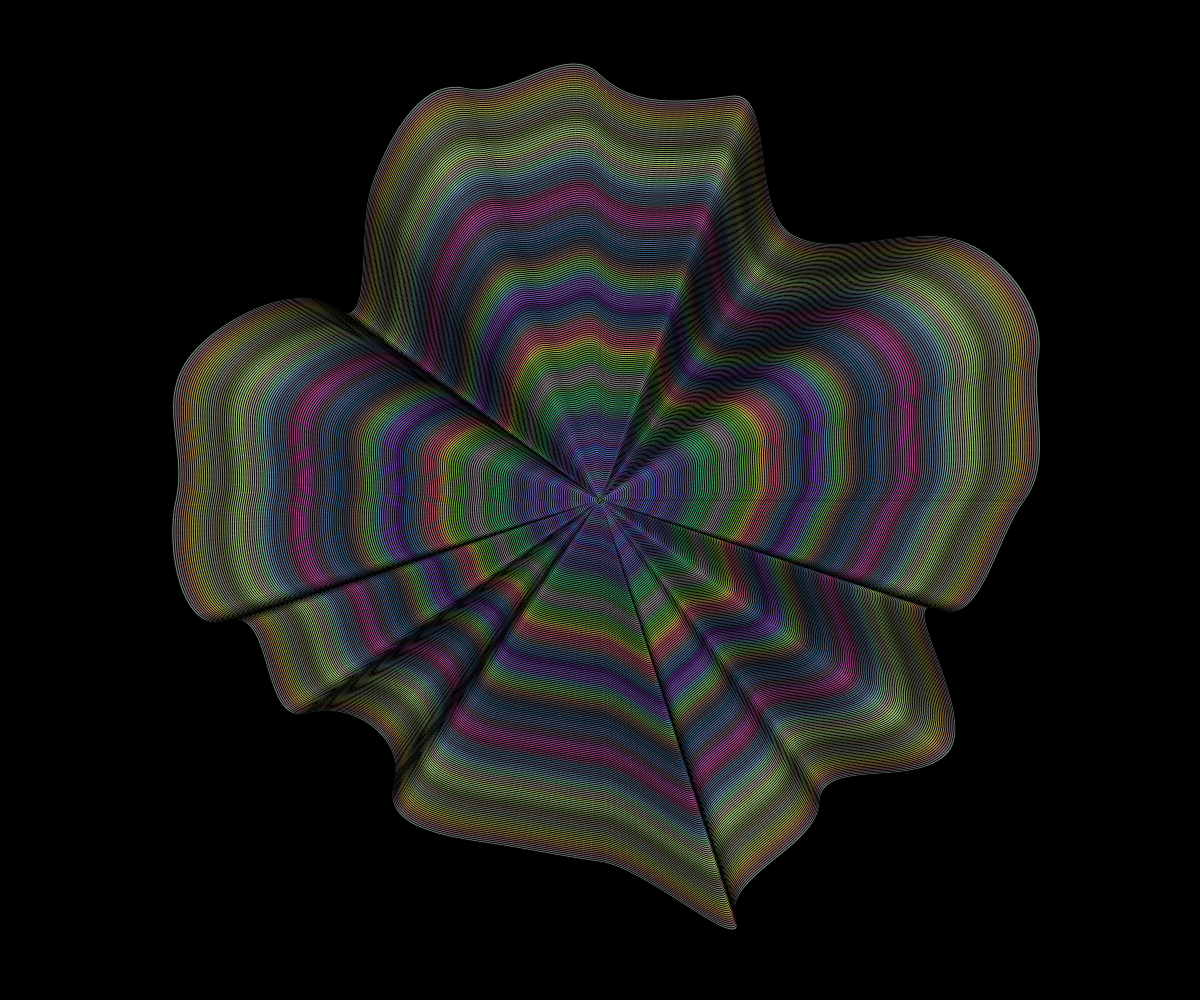
Frame 1 (no input)
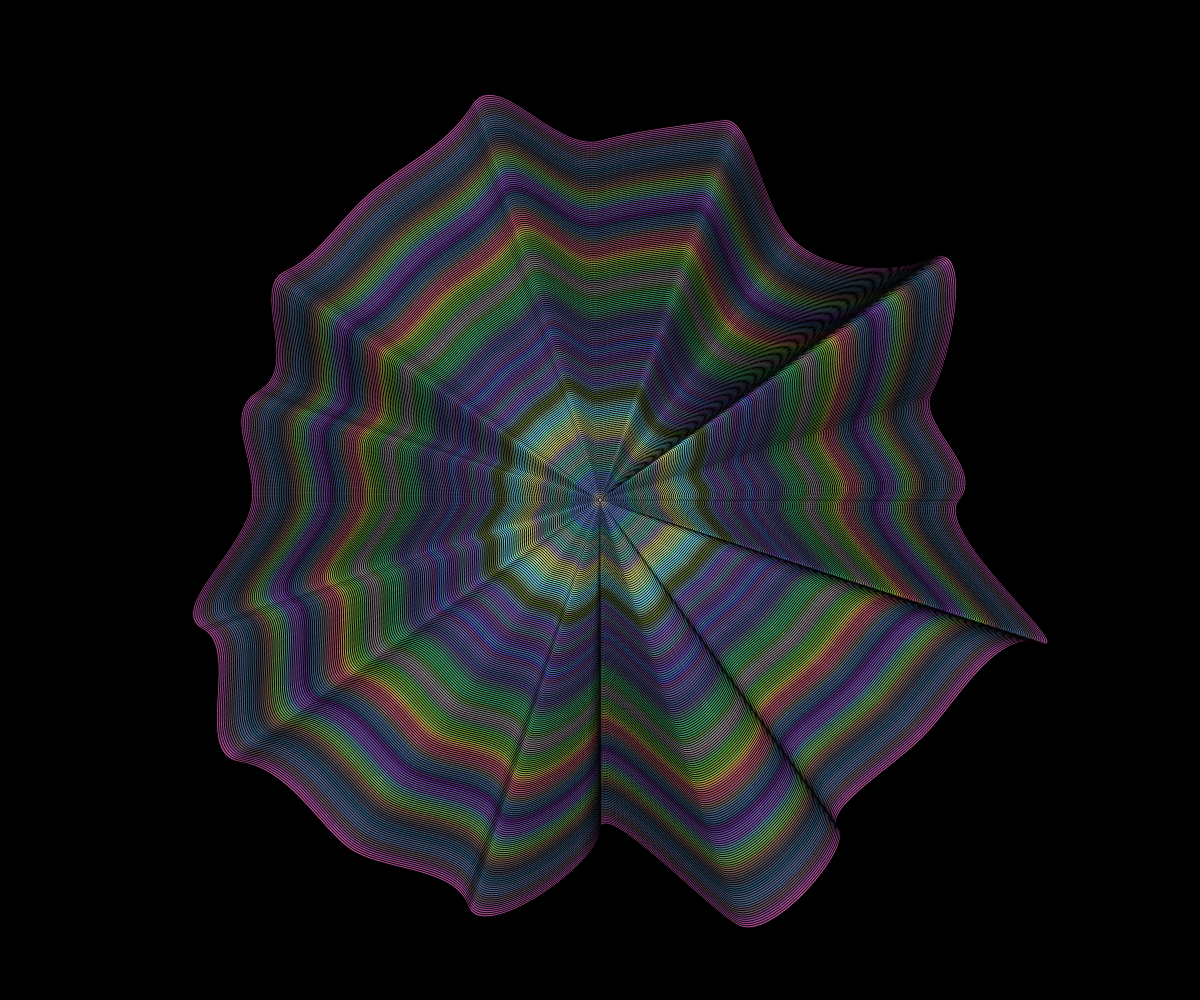
Frame 60 (no input)
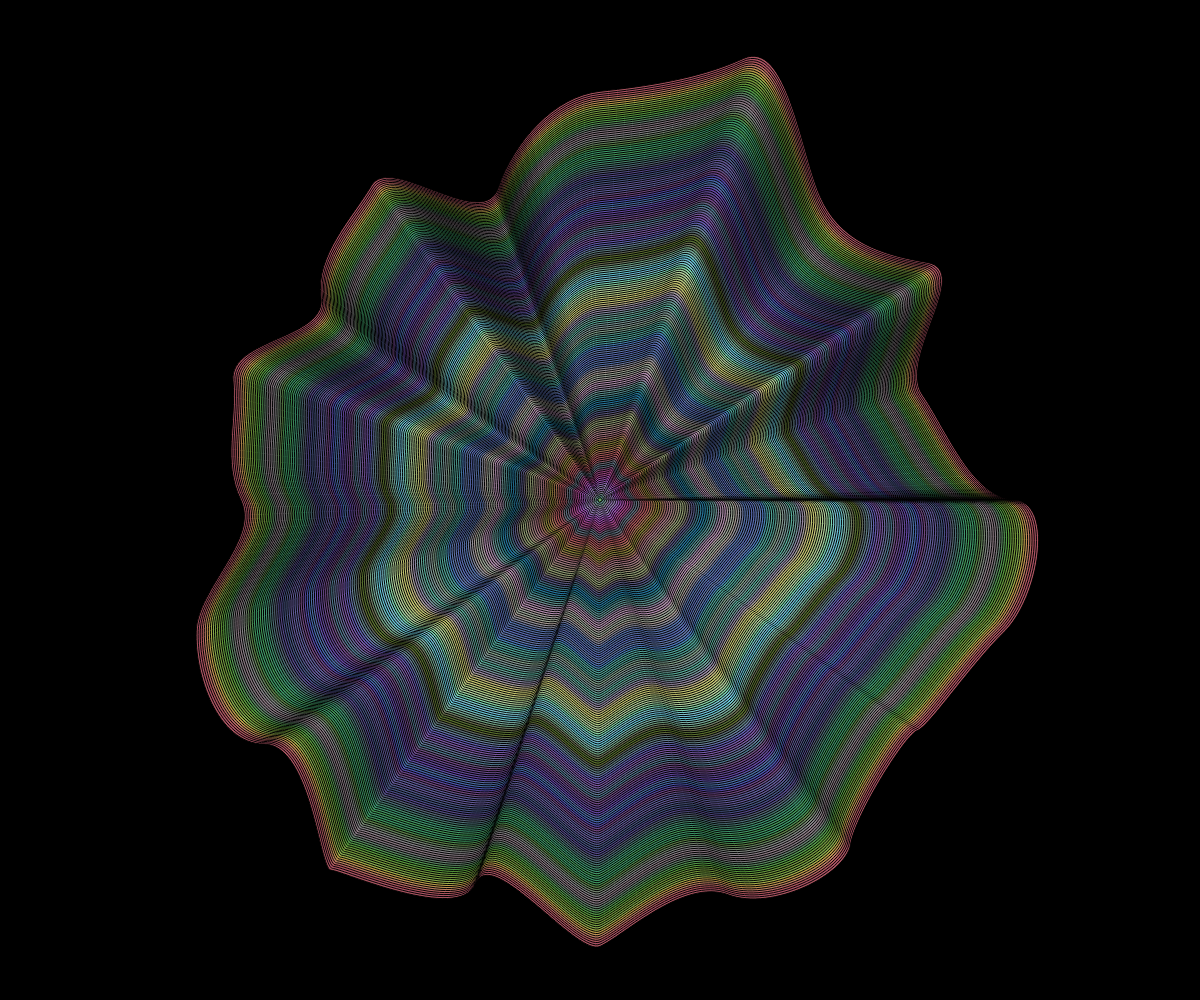
Frame 120 (the mouse pressed at the canvas centre since frame 60)

The p5.js sketch that drew these frames (run headless with seeded random() and noise() and a simulated clock; from frame 60 on, the mouse is pressed at the canvas centre):

// p5.js sketch
// ── sketch.js
var blobPoints = [];
var blobPointsCopy = [];
let numPoints = 20; // try different values for different shaped blobs
let baseRadius = 400;
let radiusRandomness = 0.2; // amount of random variation in the blob radius 
let cpOffsetAngle;

let angleSlider = 2; // wobble = 2.4  | safe range : 1 - 2.6
let distanceSlider = 50; // stretch = 50

var allBlobs = [];
var startedBlob;

var futureBlob;
var allFutureBlobs = [];

var interiorAmount = 0.99;
var nOffsetAmount = 0.005;
var interiorCount = 200;
var changeSpeed = 0.05;

var blobColors = [];


function setup() {
    createCanvas(windowWidth, windowHeight);

    startedBlob = getBlob();
    futureBlob = getBlob();

    allBlobs = buildBlobs(interiorCount);
    allFutureBlobs = buildBlobs(interiorCount, futureBlob);

    console.log(allBlobs);

    for (let i = 0; i < interiorCount; i++) {
        blobColors.push(randomColor());
    }

}

const buildBlobs = (amount, firstBlob=startedBlob) => {
    var startBlob = firstBlob;
    var allNBlobs = [];
    // when startedBlob is changed, it also changes the blobPointsCopy
    let offsetAmount = interiorAmount;
    for (let i = 0; i < amount; i++) {
        let blob = [];
        for (let b = 0; b < startBlob.length; b++) {
            let bp = startBlob[b];
            blob.push({
                x: bp.x * offsetAmount,
                y: bp.y * offsetAmount,
                cp: [
                    {
                        x: bp.cp[0].x * offsetAmount,
                        y: bp.cp[0].y * offsetAmount,
                    },
                    {
                        x: bp.cp[1].x * offsetAmount,
                        y: bp.cp[1].y * offsetAmount,
                    }
                ]
            })
        }
        offsetAmount -= nOffsetAmount;
        allNBlobs.push(blob);
    }
    return allNBlobs;
}

var slowlyMoveAllBlobsToAllFutureBlobs = () => {
    // slowly move all blobs to all future blobs
    var movementSpeed = changeSpeed;
    for (let i = 0; i < allBlobs.length; i++) {
        let currentBlob = allBlobs[i];
        for (let b = 0; b < currentBlob.length; b++) {
            let bp = allBlobs[i][b];
            bp.x += (allFutureBlobs[i][b].x - bp.x) * movementSpeed;
            bp.y += (allFutureBlobs[i][b].y - bp.y) * movementSpeed;
            bp.cp[0].x += (allFutureBlobs[i][b].cp[0].x - bp.cp[0].x) * movementSpeed;
            bp.cp[0].y += (allFutureBlobs[i][b].cp[0].y - bp.cp[0].y) * movementSpeed;
            bp.cp[1].x += (allFutureBlobs[i][b].cp[1].x - bp.cp[1].x) * movementSpeed;
            bp.cp[1].y += (allFutureBlobs[i][b].cp[1].y - bp.cp[1].y) * movementSpeed;
        }
    }
}



const offsetInside = (pointsParam, amount=interiorAmount) => {
    // takes the points and returns a new set of points that are slightly offset inside
    let points = [...pointsParam];
    let newPoints = [];
    points.forEach(p => {
        newPoints.push({
            x: p.x * amount,
            y: p.y * amount,
            cp: [
                {
                    x: p.cp[0].x * amount,
                    y: p.cp[0].y * amount,
                },
                {
                    x: p.cp[1].x * amount,
                    y: p.cp[1].y * amount,
                }
            ]
        })
    })
    return newPoints;
}

const howCloseStarterIsToFuture = () => {
    // returns a number between 0 and 1
    // 0 means they are the same
    // 1 means they are completely different
    // 0.5 means they are half different
    // 0.25 means they are a quarter different
    // etc
    // so the closer to 0 the better
    var total = 0;
    for (let i = 0; i < allBlobs.length; i++) {
        let currentBlob = allBlobs[i];
        for (let b = 0; b < currentBlob.length; b++) {
            let bp = allBlobs[i][b];
            total += Math.abs(bp.x - allFutureBlobs[i][b].x);
            total += Math.abs(bp.y - allFutureBlobs[i][b].y);
            total += Math.abs(bp.cp[0].x - allFutureBlobs[i][b].cp[0].x);
            total += Math.abs(bp.cp[0].y - allFutureBlobs[i][b].cp[0].y);
            total += Math.abs(bp.cp[1].x - allFutureBlobs[i][b].cp[1].x);
            total += Math.abs(bp.cp[1].y - allFutureBlobs[i][b].cp[1].y);
        }
    }
    return total / (allBlobs.length * allBlobs[0].length * 6);
}

const prevColor = [0, 0, 0];
var randomColor = () => {
    let colorX = noise(prevColor[0], windowWidth) * 255;
    colorX = map(colorX, 0, 255, 0, 255);
    let colorY = noise(prevColor[1], windowHeight) * 255;
    colorY = map(colorY, 0, 255, 0, 255);
    let colorZ = noise(prevColor[2], windowWidth + windowHeight) * 255;
    colorZ = map(colorZ, 0, 255, 0, 255);
    prevColor[0] += 0.1;
    prevColor[1] += 0.1;
    prevColor[2] += 0.1;
    return color(colorX, colorY, colorZ);
    // return color(random(255), random(255), random(255));
}

const drawFutureBlob = false;
var timer = 0;
function draw() {
    background(0);
    noStroke();
    translate(windowWidth/2, windowHeight/2)
    stroke(0);
    strokeWeight(1);

    if (startedBlob == futureBlob) {
        console.log("same");
        futureBlob = getBlob();
    } else {
        slowlyMoveAllBlobsToAllFutureBlobs();
    }

    console.log(howCloseStarterIsToFuture());
    if (howCloseStarterIsToFuture() < 4) {
        futureBlob = getBlob();
        allFutureBlobs = buildBlobs(interiorCount, futureBlob);
    }

    if (drawFutureBlob) {
        beginShape(); // start drawing the shape
        vertex(futureBlob[0].x, futureBlob[0].y); // first point is a plain vertex
    
        for (b = 1; b < futureBlob.length; b++) {
            // start from 1 (the second node in the ring)
            let bp = futureBlob[b];
            let pp = futureBlob[b - 1]; // previous node
            // bezier points go:
            // second control point from previous node
            // first control point from this node
            // x and y of this node
            bezierVertex(pp.cp[1].x, pp.cp[1].y, bp.cp[0].x, bp.cp[0].y, bp.x, bp.y);
        }
        // to finish, wrap around
        // so join the last point in the ring to the first point in the same way as above
        let lastp = futureBlob[futureBlob.length - 1];
        let firstp = futureBlob[0]
        bezierVertex(lastp.cp[1].x, lastp.cp[1].y, firstp.cp[0].x, firstp.cp[0].y, firstp.x, firstp.y);
        endShape();
    }

    for (let i = 0; i < allBlobs.length; i++) {
        let blob = allBlobs[i];
        beginShape(); // start drawing the shape
        vertex(blob[0].x, blob[0].y); // first point is a plain vertex

        for (b = 1; b < blob.length; b++) {
            fill(blobColors[i]);
            // start from 1 (the second node in the ring)
            let bp = blob[b];
            let pp = blob[b - 1]; // previous node
            // bezier points go:
            // second control point from previous node
            // first control point from this node
            // x and y of this node
            bezierVertex(pp.cp[1].x, pp.cp[1].y, bp.cp[0].x, bp.cp[0].y, bp.x, bp.y);
        }
        // to finish, wrap around
        // so join the last point in the ring to the first point in the same way as above
        let lastp = blob[blob.length - 1];
        let firstp = blob[0]
        bezierVertex(lastp.cp[1].x, lastp.cp[1].y, firstp.cp[0].x, firstp.cp[0].y, firstp.x, firstp.y);
        endShape();
    }

    blobColors.push(randomColor());
    blobColors.shift();


}


const redrawBlobs = () => {
    startedBlob = getBlob();
    allBlobs = buildBlobs(interiorCount);

}

function getBlob() { // this creates a new blob with current settings
    var nblobPoints = []; // empty the array

    // get values from the sliders
    cpOffsetAngle = angleSlider;
    cpdist = distanceSlider;

    // generate points around a ring
    for (let p = 0; p < numPoints; p++) {
        let a = p * TWO_PI / numPoints; // angle of this point
        let r = baseRadius + random(-radiusRandomness * baseRadius, radiusRandomness * baseRadius); // radius randomiser
        // create an object storing the x and y coordinate, and the angle
        // as well as an empty array for storing the control points
        let bp = {
            x: cos(a) * r,
            y: sin(a) * r,
            angle: a,
            cp: []
        };
        nblobPoints.push(bp);
    }

    // now run through again and add the control points

    for (let b = 0; b < nblobPoints.length; b++) { // run through the ring
        let thisp = nblobPoints[b]; // current node
        let randomangle = random(-cpOffsetAngle, cpOffsetAngle); // random angle for control points

        let cp1angle = thisp.angle - (HALF_PI + randomangle);
        let cp2angle = thisp.angle + (HALF_PI - randomangle);
        // make sure the two angles of the control points add up to 180 degrees
        // to keep them in the same line and create a smooth join

        // create the control points
        // note that we use cos and sin to create coordinates
        // relative to the node point
        cp1 = {
            x: thisp.x + (cos(cp1angle) * cpdist),
            y: thisp.y + (sin(cp1angle) * cpdist)
        };
        cp2 = {
            x: thisp.x + (cos(cp2angle) * cpdist),
            y: thisp.y + (sin(cp2angle) * cpdist)
        };

        thisp.cp = [cp1, cp2]; // store control points in the current node in the blobPoints array

    }
    return nblobPoints;
}
